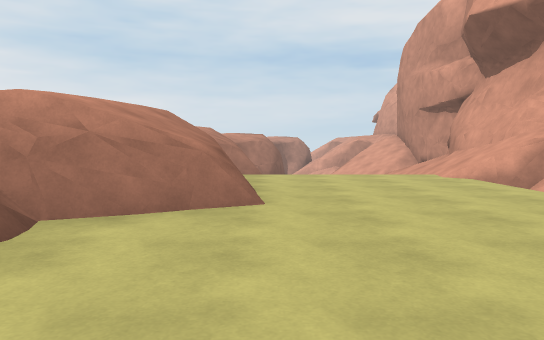
View 1 (above)

21 first-person views from a walk through a 3-D level made in the Unity game engine. The camera is 1.2 m above the floor, tilts 4° down and sees 70° across. The floor is counted in squares, 2 m on a side. Each view is taken from the middle of a square. On the plan, view 1 faces up. The plan holds only what a view shows up to about 11 squares ahead; the rest is blank. The place goes on beyond the plan. Some animated figures are not drawn.

View 2
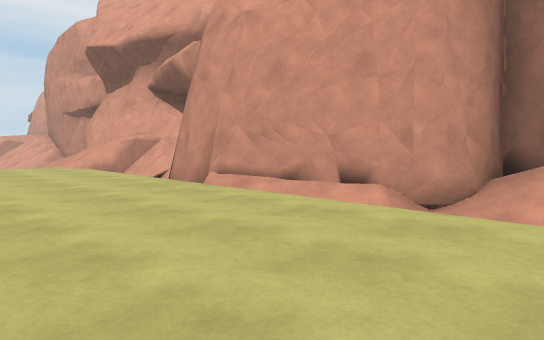

View 3
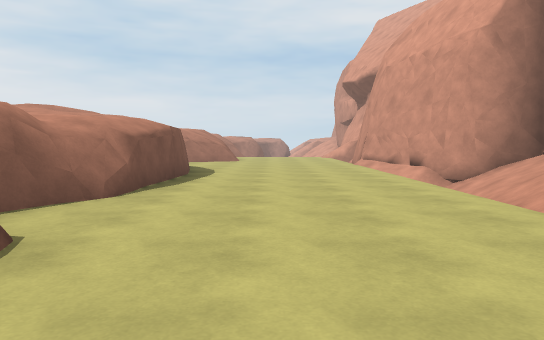

View 4
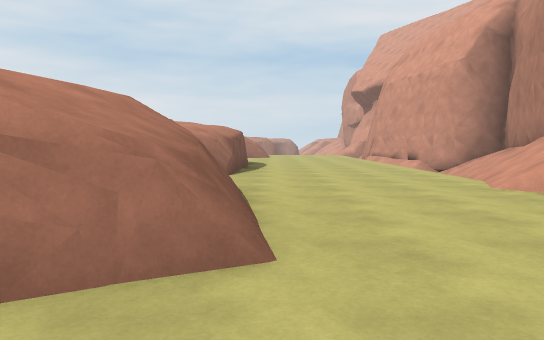

View 5
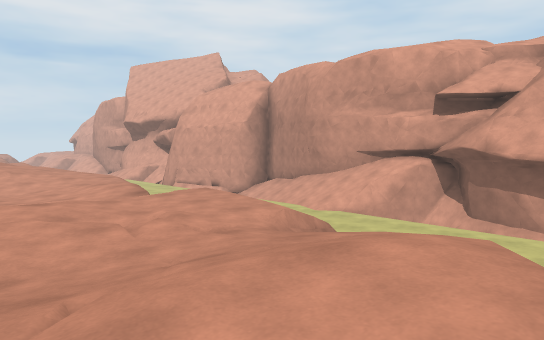

View 6
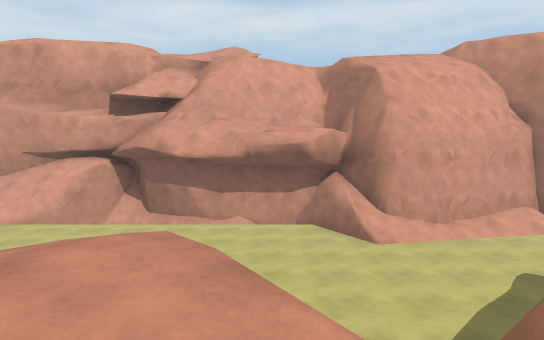

View 7
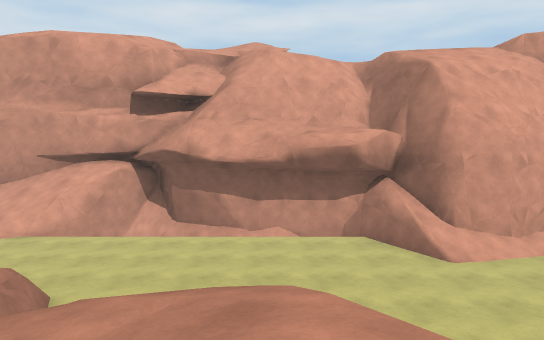

View 8
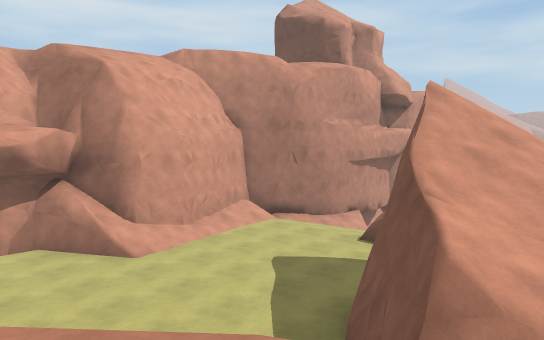

View 9
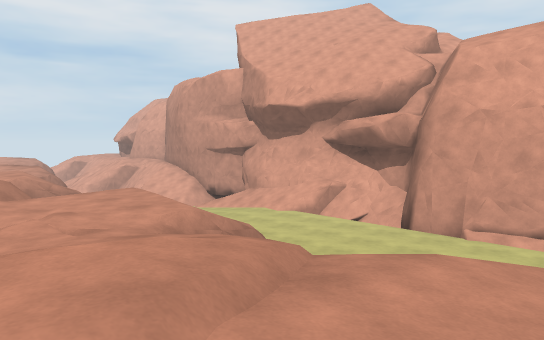

View 10
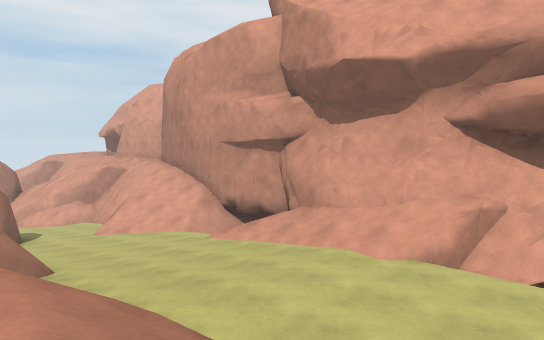

View 11
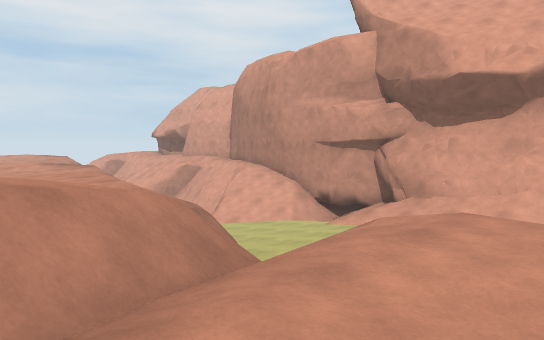

View 12
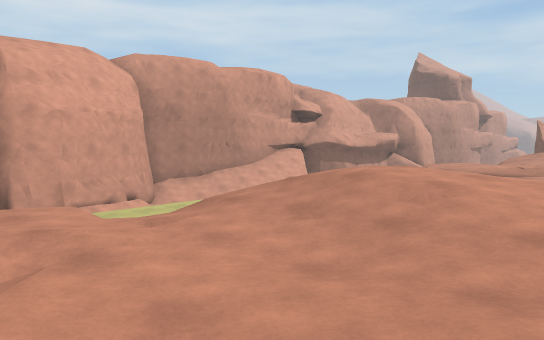

View 13
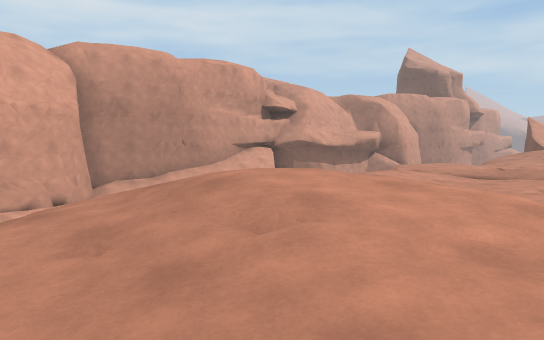

View 14
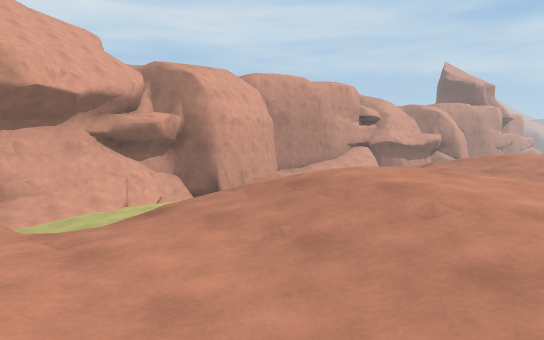

View 15
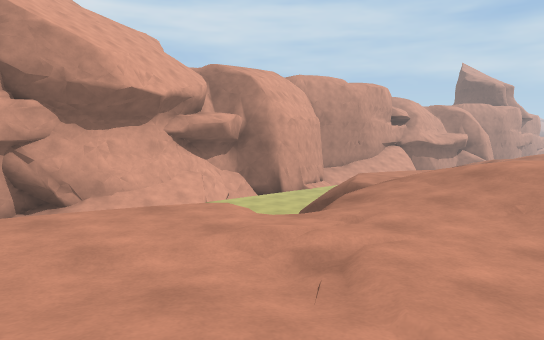

View 16
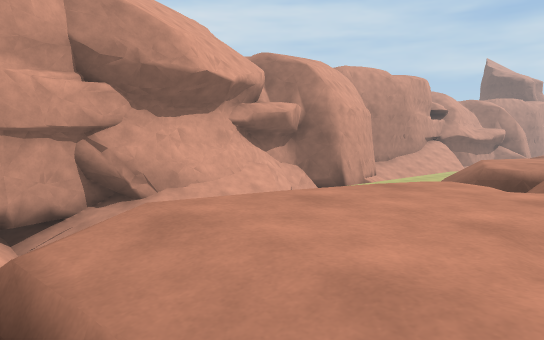

View 17
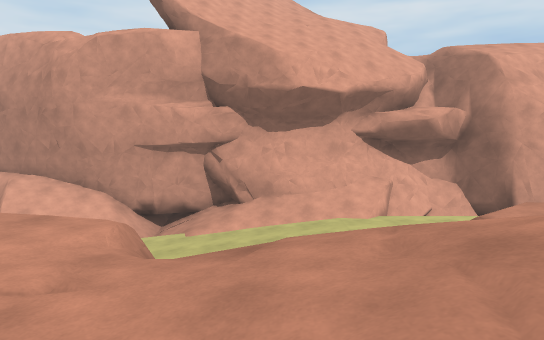

View 18
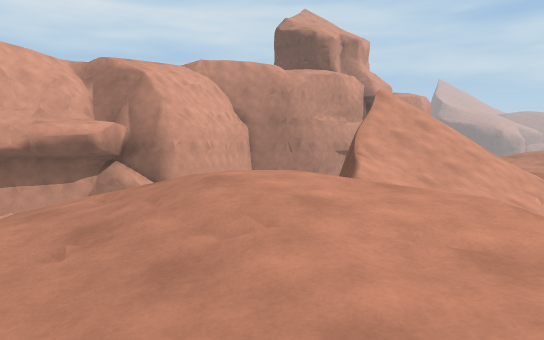

View 19
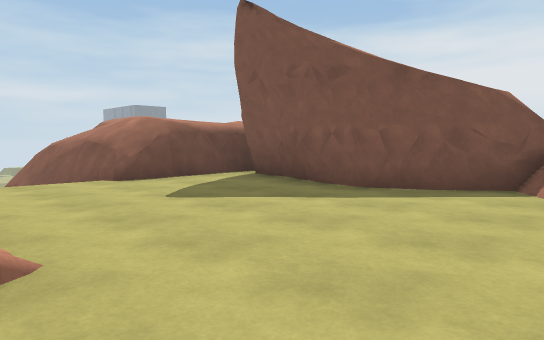

View 20
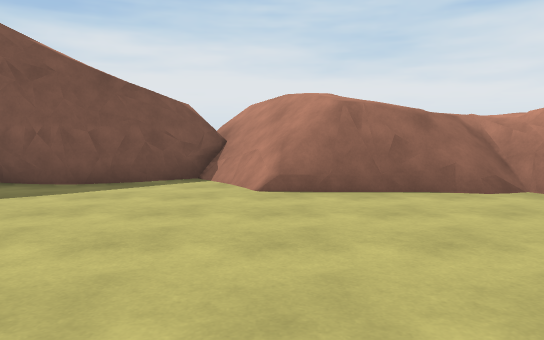

View 21
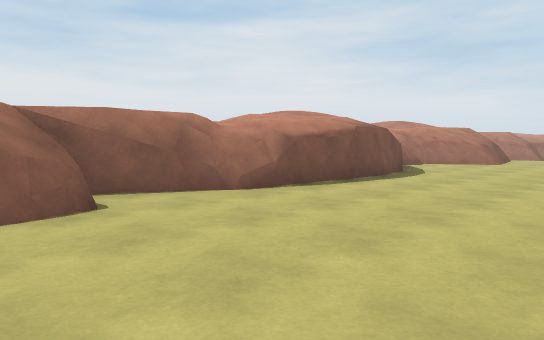

### Floor plan
Key: @ floor where view 1 was taken; # wall or solid block; x gap in a wall; . main floor; - floor 0.5 m lower than the main floor; _ floor 1.5 m lower than the main floor; : floor 1.75 m higher than the main floor; + floor 2 m higher than the main floor; * floor 2.25 m higher than the main floor; % floor 2.5 m higher than the main floor; / step, stairs or slope; = window, fence, low wall or low ledge; ^ raised ledge; v drop or lower ground.
Columns run from 7 left of view 1 to 6 right of it. Each row starts with its distance up from view 1.
 14    //# ___//#
 13  //+*/ /////#
 12  //+*/ /////##
 11 ////+/v/////-#
 10 /++// #/////##
  9 /////  /////#
  8 /////  /////#
  7  ////##...//#
  6   //+*=...=v##
  5 / //+*//...v##
  4 %*+/+//=...v#
  3 //+//=/....##
  2 %/////.....#
  1 %//// .....#
  0 //////#@...##
 -1   ////=..../##
 -2   /////....//#
 -3    ////....//#
 -4    ///=....//#
 -5   :://x..../
 -6   ///##..../#
 -7   ///=/...=/#
 -8   */+*/....v#
 -9   */+*/=...v##
-10   +/+//=... ^#
-11 /////#.....v#
-12 /////v.....##
-13 /////=.....#
-14 //////.....#
-15   ///......#
-16   /##....=##
-17   +##..../#
-18  ####..../#
-19  # ##..../##
-20    #..^..//#
-21    ####/// #

Where each view was taken, in squares from view 1:
view 1: 0 up, 0 right, facing up
view 2: 3 down, 0 right, facing up-right
view 3: 9 down, 1 right, facing up
view 4: 12 down, 0 right, facing up
view 5: 14 down, 6 left, facing up-right
view 6: 14 down, 6 left, facing right
view 7: 13 down, 5 left, facing right
view 8: 13 down, 5 left, facing down-right
view 9: 1 down, 5 left, facing up-right
view 10: 4 up, 2 left, facing up-right
view 11: 5 up, 5 left, facing up-right
view 12: 5 up, 7 left, facing down-right
view 13: 3 up, 7 left, facing down-right
view 14: 11 up, 7 left, facing down-right
view 15: 13 up, 6 left, facing down-right
view 16: 14 up, 4 left, facing down-right
view 17: 9 up, 6 left, facing right
view 18: 11 down, 7 left, facing down-right
view 19: 14 down, 2 right, facing down-left
view 20: 14 down, 3 right, facing left
view 21: 8 down, 3 right, facing up-left
